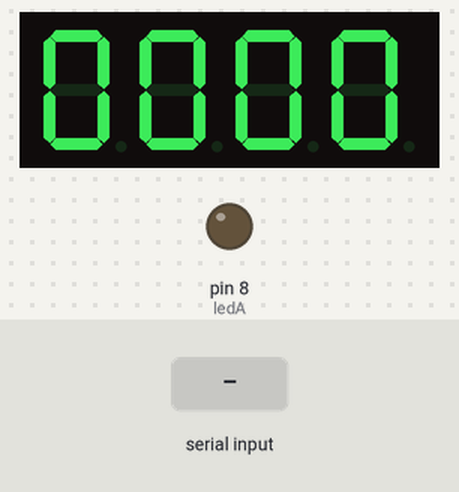
This sketch was run on a simulated Arduino Uno, built with avr-gcc and run on an emulated ATmega328P. Shown: 4-digit seven-segment display, output pins drawn as LEDs (lit = HIGH). Wiring (inferred from the names in the program): 4-digit 7-segment display, segments lit when LOW: segments pin 9, pin 2, pin 3, pin 4, pin 5, pin 6, pin 7; digit selects pin 10, pin 11, pin 12, pin 13. The inputs (shaded band) are chosen by the test bench. The segment pins are drawn as the display they are named for; pins used as bus, display or sensor lines are not drawn; what the sketch prints to the serial monitor is not drawn.

Above: at 1.2 s.
1.3 s: "90,45\n" received over Serial
At 2.1 s:
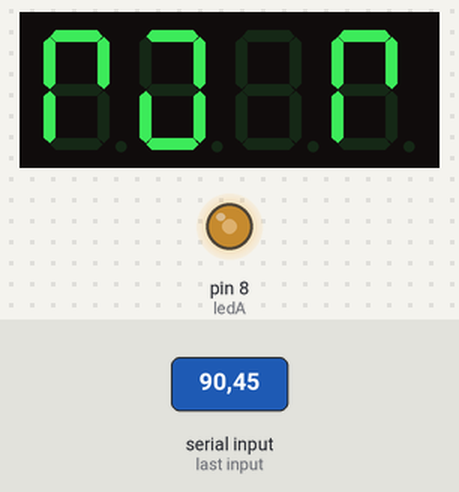
2.8 s: "90\n" received over Serial
At 3.7 s:
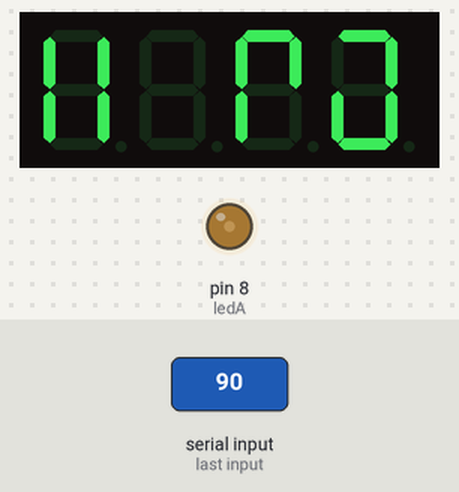
4.3 s: "30,150\n" received over Serial
At 5.5 s:
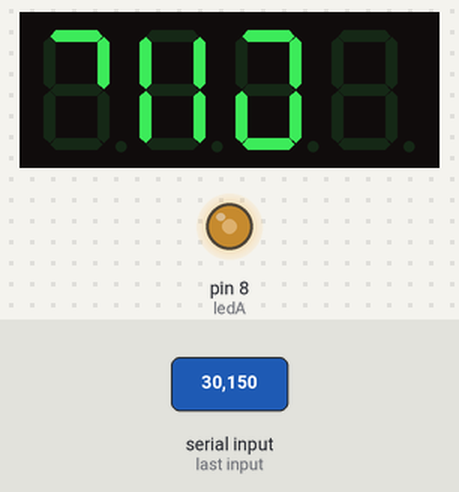
5.8 s: "200\n" received over Serial
At 7.0 s:
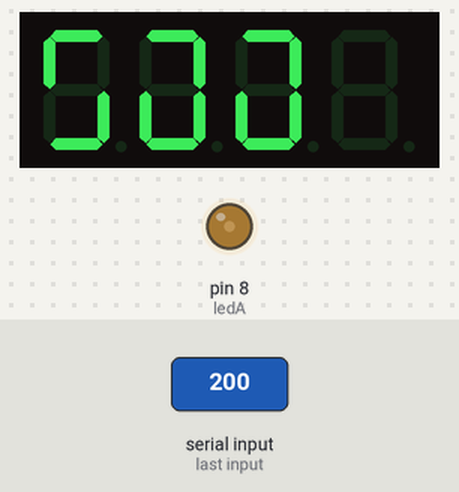
7.3 s: "30,150\n" received over Serial
At 7.9 s:
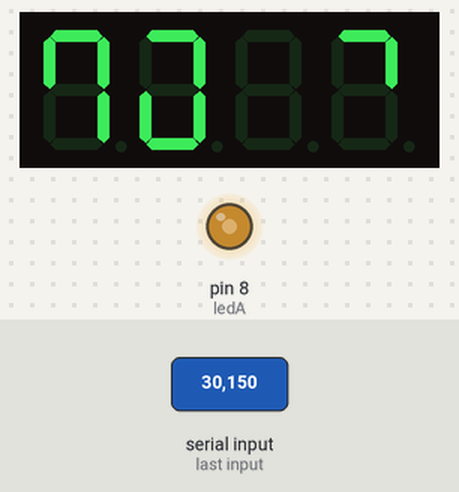
8.8 s: "0\n" received over Serial
At 9.4 s:
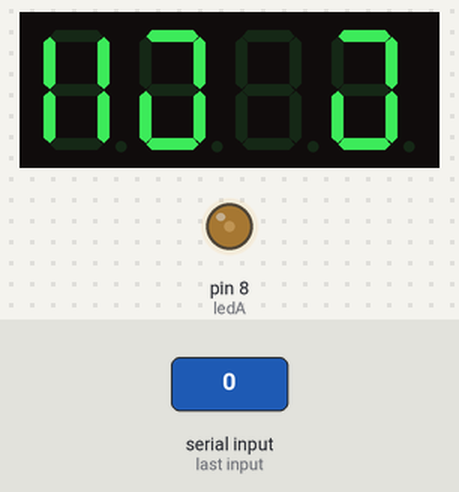
Timing chart, 0 to 11.3 s (numbered marks = the images above; inputs shaded):
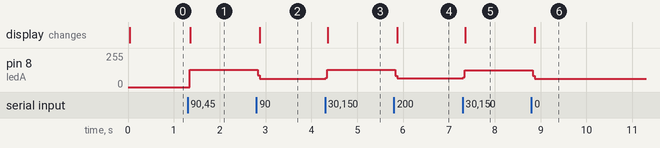

The sketch:

display4.ino
```cpp
#define ON LOW
#define OFF HIGH

#define PATTERN_0 0xc0
#define PATTERN_1 0xf9
#define PATTERN_2 0xa4
#define PATTERN_3 0xb0
#define PATTERN_4 0x99
#define PATTERN_5 0x92
#define PATTERN_6 0x82
#define PATTERN_7 0xf8
#define PATTERN_8 0x80
#define PATTERN_9 0x98

int ledA = 8;
int ledB = 9;
int ledC = 2;
int ledD = 3;
int ledE = 4;
int ledF = 5;
int ledG = 6;
int ledDP = 7;

int CM1 = 10;
int CM2 = 11;
int CM3 = 12;
int CM4 = 13;

int digit1 = 8;
int digit2 = 8;
int digit3 = 8;
int digit4 = 8;

void allOff() {
  digitalWrite(ledA, OFF);
  digitalWrite(ledB, OFF);
  digitalWrite(ledC, OFF);
  digitalWrite(ledD, OFF);
  digitalWrite(ledE, OFF);
  digitalWrite(ledF, OFF);
  digitalWrite(ledG, OFF);
  digitalWrite(ledDP, OFF);

  digitalWrite(CM1, LOW);
  digitalWrite(CM2, LOW);
  digitalWrite(CM3, LOW);
  digitalWrite(CM4, LOW);
}

// the setup routine runs once when you press reset:
void setup() {
  // initialize the digital pin as an output.
  pinMode(ledA, OUTPUT);
  pinMode(ledB, OUTPUT);
  pinMode(ledC, OUTPUT);
  pinMode(ledD, OUTPUT);
  pinMode(ledE, OUTPUT);
  pinMode(ledF, OUTPUT);
  pinMode(ledG, OUTPUT);
  pinMode(ledDP, OUTPUT);

  pinMode(CM1, OUTPUT);
  pinMode(CM2, OUTPUT);
  pinMode(CM3, OUTPUT);
  pinMode(CM4, OUTPUT);

  allOff();

  Serial.begin(9600);
  Serial.println("Type in 4 digits:");

}

void displayDigit(int common, int digit) {
  int pattern = 0xFF;
  int left;

  //First convert a digit into a pattern

  if (digit == 0) {
    pattern = PATTERN_0;

  }

  if (digit == 1) {
    pattern = PATTERN_1;

  }

  if (digit == 2) {
    pattern = PATTERN_2;

  }

  if (digit == 3) {
    pattern = PATTERN_3;

  }

  if (digit == 4) {
    pattern = PATTERN_4;

  }

  if (digit == 5) {
    pattern = PATTERN_5;

  }

  if (digit == 6) {
    pattern = PATTERN_6;

  }

  if (digit == 7) {
    pattern = PATTERN_7;

  }

  if (digit == 8) {
    pattern = PATTERN_8;

  }

  if (digit == 9) {
    pattern = PATTERN_9;

  }

  //Split out the A and B segements and write them to pins 8 and 9
  //Pins 0 and 1 used for serial port

  left = pattern & 0xfc;

  //Now write to the hardware
  PORTD = left;

  //Pattern constants inverted so OFF = ON and ON = OFF
  if ((pattern & 0x01) == 0x01) {
    digitalWrite(ledA, OFF);

  }

  else {
    digitalWrite(ledA, ON);

  }

  if ((pattern & 0x02) == 0x02) {
    digitalWrite(ledB, OFF);

  }

  else {
    digitalWrite(ledB, ON);

  }

  if (common == 1) {
    common = CM1;

  }

  if (common == 2) {
    common = CM2;

  }

  if (common == 3) {
    common = CM3;

  }

  if (common == 4) {
    common = CM4;

  }

  digitalWrite(common, HIGH);
  delayMicroseconds(500);
  digitalWrite(common, LOW);

}

// the loop routine runs over and over again forever:
void loop() {
  if (Serial.available() >= 4) {
    digit1 = Serial.read() - 48;
    digit2 = Serial.read() - 48;
    digit3 = Serial.read() - 48;
    digit4 = Serial.read() - 48;

  }

  displayDigit(1, digit1);
  displayDigit(2, digit2);
  displayDigit(3, digit3);
  displayDigit(4, digit4);

}
```

Measured:
- after the input at 1.3 s, pin 8 (ledA): 0/255 → 129/255 after 0.05 s; the display: changes after 0.06 s (image 1)
- after the input at 2.8 s, pin 8 (ledA): 129/255 → 63/255 at once; the display: changes after 0.07 s (image 2)
- after the input at 4.3 s, pin 8 (ledA): 63/255 → 129/255 at once; the display: changes after 0.06 s (image 3)
- after the input at 5.8 s, pin 8 (ledA): 129/255 → 64/255 at once; the display: changes after 0.07 s (image 4)
- after the input at 7.3 s, pin 8 (ledA): 64/255 → 127/255 at once; the display: changes after 0.06 s (image 5)
- after the input at 8.8 s, pin 8 (ledA): 127/255 → 63/255 at once; the display: changes after 0.07 s (image 6)
